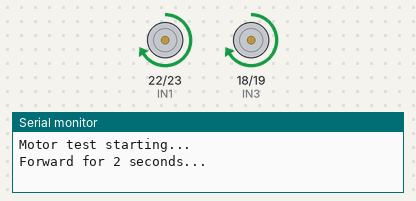
Simulated run of this sketch. Board: ESP32. Parts: motor-driver pin pairs drawn as motors (green arrow = first pin HIGH = forward, orange = second pin HIGH = backward, longer = more drive, scaled by the enable pin), the last lines printed to the serial monitor.

Above: at 2.0 s.
At 3.5 s:
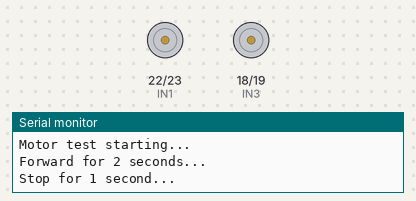
At 5.0 s:
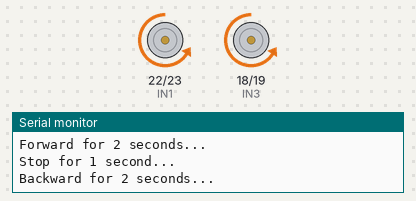
Timing chart, 0 to 8.8 s (numbered marks = the images above):
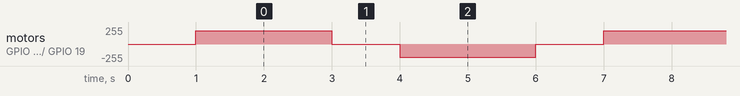

The sketch:

motor_testing.ino
```cpp
#include <Arduino.h>
#include "motors.h"

void setup() {
  Serial.begin(115200);
  Serial.println("Motor test starting...");

  // Initialize motors (pins are already set up in motors.cpp)
  initMotors();
  stopA();
  stopB();
  delay(1000);
}

void loop() {
  Serial.println("Forward for 2 seconds...");
  forwardA(200);
  forwardB(200);
  delay(2000);

  Serial.println("Stop for 1 second...");
  stopA();
  stopB();
  delay(1000);

  Serial.println("Backward for 2 seconds...");
  backwardA(200);
  backwardB(200);
  delay(2000);

  Serial.println("Stop for 1 second...");
  stopA();
  stopB();
  delay(1000);
}
```

motors.cpp
```cpp
#include "motors.h"

// ====== PWM Parameters ======
const int pwmFreq = 1000; // 1 kHz
const int pwmRes  = 8;    // 8-bit resolution (0–255)

// ---- Internal helper functions ----
static void setSpeedA(uint8_t spd) { ledcWrite(ENA, spd); }
static void setSpeedB(uint8_t spd) { ledcWrite(ENB, spd); }

// ---- Initialization ----
void initMotors() {
  // Set direction pins
  pinMode(IN1, OUTPUT);
  pinMode(IN2, OUTPUT);
  pinMode(IN3, OUTPUT);
  pinMode(IN4, OUTPUT);

  // Attach PWM to enable pins (ESP32 ledc API)
  ledcAttach(ENA, pwmFreq, pwmRes);
  ledcAttach(ENB, pwmFreq, pwmRes);

  // Stop both motors initially
  stopA();
  stopB();
}

// ---- Motor A control ----
void forwardA(uint8_t spd)  { digitalWrite(IN1, HIGH); digitalWrite(IN2, LOW);  setSpeedA(spd); }
void backwardA(uint8_t spd) { digitalWrite(IN1, LOW);  digitalWrite(IN2, HIGH); setSpeedA(spd); }
void stopA()                { digitalWrite(IN1, LOW);  digitalWrite(IN2, LOW);  setSpeedA(0);   }
void brakeA()               { digitalWrite(IN1, HIGH); digitalWrite(IN2, HIGH); setSpeedA(0);   }

// ---- Motor B control ----
void forwardB(uint8_t spd)  { digitalWrite(IN3, HIGH); digitalWrite(IN4, LOW);  setSpeedB(spd); }
void backwardB(uint8_t spd) { digitalWrite(IN3, LOW);  digitalWrite(IN4, HIGH); setSpeedB(spd); }
void stopB()                { digitalWrite(IN3, LOW);  digitalWrite(IN4, LOW);  setSpeedB(0);   }
void brakeB()               { digitalWrite(IN3, HIGH); digitalWrite(IN4, HIGH); setSpeedB(0);   }
```

motors.h
```cpp
#ifndef MOTORS_H
#define MOTORS_H

#include <Arduino.h>

// ====== Pin Definitions ======
#define ENA 21   // PWM / Enable for Motor A
#define IN1 22   // Direction 1 for Motor A
#define IN2 23   // Direction 2 for Motor A

#define ENB 5    // PWM / Enable for Motor B
#define IN3 18   // Direction 1 for Motor B
#define IN4 19   // Direction 2 for Motor B

// ====== Function Declarations ======
void initMotors();
void forwardA(uint8_t speed);
void backwardA(uint8_t speed);
void stopA();
void brakeA();

void forwardB(uint8_t speed);
void backwardB(uint8_t speed);
void stopB();
void brakeB();

#endif
```

Measured:
- by itself, motor on GPIO 22 (IN1) / GPIO 23 (IN2), motor on GPIO 18 (IN3) / GPIO 19 (IN4): repeats every 6.0 s: stopped 1.0 s, backward 199/255 2.0 s, stopped 1.0 s, forward 199/255 2.0 s
